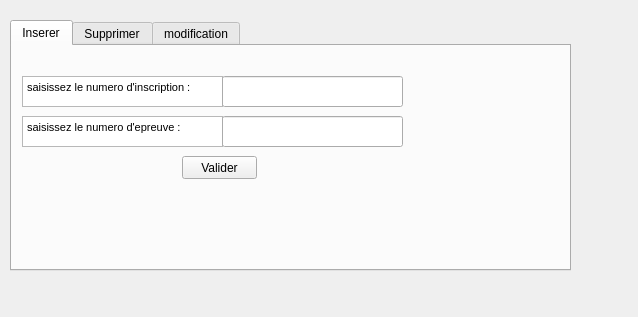
<?xml version="1.0" encoding="UTF-8"?>
<ui version="4.0">
 <class>insertEpreuve</class>
 <widget class="QWidget" name="insertEpreuve">
  <property name="geometry">
   <rect>
    <x>0</x>
    <y>0</y>
    <width>638</width>
    <height>317</height>
   </rect>
  </property>
  <property name="windowTitle">
   <string>insertEpreuve</string>
  </property>
  <widget class="QTabWidget" name="tabWidget">
   <property name="geometry">
    <rect>
     <x>10</x>
     <y>20</y>
     <width>561</width>
     <height>251</height>
    </rect>
   </property>
   <property name="currentIndex">
    <number>0</number>
   </property>
   <widget class="QWidget" name="inserer">
    <attribute name="title">
     <string>Inserer</string>
    </attribute>
    <widget class="QTextEdit" name="textEdit_2">
     <property name="geometry">
      <rect>
       <x>10</x>
       <y>70</y>
       <width>201</width>
       <height>31</height>
      </rect>
     </property>
     <property name="html">
      <string>&lt;!DOCTYPE HTML PUBLIC &quot;-//W3C//DTD HTML 4.0//EN&quot; &quot;http://www.w3.org/TR/REC-html40/strict.dtd&quot;&gt;
&lt;html&gt;&lt;head&gt;&lt;meta name=&quot;qrichtext&quot; content=&quot;1&quot; /&gt;&lt;style type=&quot;text/css&quot;&gt;
p, li { white-space: pre-wrap; }
&lt;/style&gt;&lt;/head&gt;&lt;body style=&quot; font-family:'MS Shell Dlg 2'; font-size:8.25pt; font-weight:400; font-style:normal;&quot;&gt;
&lt;p style=&quot; margin-top:0px; margin-bottom:0px; margin-left:0px; margin-right:0px; -qt-block-indent:0; text-indent:0px;&quot;&gt;saisissez le numero d'epreuve :&lt;/p&gt;&lt;/body&gt;&lt;/html&gt;</string>
     </property>
    </widget>
    <widget class="QTextEdit" name="textEdit">
     <property name="geometry">
      <rect>
       <x>10</x>
       <y>30</y>
       <width>201</width>
       <height>31</height>
      </rect>
     </property>
     <property name="html">
      <string>&lt;!DOCTYPE HTML PUBLIC &quot;-//W3C//DTD HTML 4.0//EN&quot; &quot;http://www.w3.org/TR/REC-html40/strict.dtd&quot;&gt;
&lt;html&gt;&lt;head&gt;&lt;meta name=&quot;qrichtext&quot; content=&quot;1&quot; /&gt;&lt;style type=&quot;text/css&quot;&gt;
p, li { white-space: pre-wrap; }
&lt;/style&gt;&lt;/head&gt;&lt;body style=&quot; font-family:'MS Shell Dlg 2'; font-size:8.25pt; font-weight:400; font-style:normal;&quot;&gt;
&lt;p style=&quot; margin-top:0px; margin-bottom:0px; margin-left:0px; margin-right:0px; -qt-block-indent:0; text-indent:0px;&quot;&gt;saisissez le numero d'inscription :&lt;/p&gt;&lt;/body&gt;&lt;/html&gt;</string>
     </property>
    </widget>
    <widget class="QLineEdit" name="lineEditNum">
     <property name="geometry">
      <rect>
       <x>210</x>
       <y>70</y>
       <width>181</width>
       <height>31</height>
      </rect>
     </property>
    </widget>
    <widget class="QLineEdit" name="lineEditEp">
     <property name="geometry">
      <rect>
       <x>210</x>
       <y>30</y>
       <width>181</width>
       <height>31</height>
      </rect>
     </property>
    </widget>
    <widget class="QLabel" name="label_insertEpreuve">
     <property name="geometry">
      <rect>
       <x>10</x>
       <y>150</y>
       <width>351</width>
       <height>21</height>
      </rect>
     </property>
     <property name="text">
      <string/>
     </property>
    </widget>
    <widget class="QPushButton" name="pushButton_insertEpreuve">
     <property name="geometry">
      <rect>
       <x>170</x>
       <y>110</y>
       <width>75</width>
       <height>23</height>
      </rect>
     </property>
     <property name="text">
      <string>Valider</string>
     </property>
    </widget>
   </widget>
   <widget class="QWidget" name="tabRemove">
    <attribute name="title">
     <string>Supprimer</string>
    </attribute>
    <widget class="QPushButton" name="pushButton_RemoveEpreuve_2">
     <property name="geometry">
      <rect>
       <x>130</x>
       <y>110</y>
       <width>75</width>
       <height>23</height>
      </rect>
     </property>
     <property name="text">
      <string>Valider</string>
     </property>
    </widget>
    <widget class="QTextEdit" name="textEdit_3">
     <property name="geometry">
      <rect>
       <x>10</x>
       <y>50</y>
       <width>201</width>
       <height>31</height>
      </rect>
     </property>
     <property name="html">
      <string>&lt;!DOCTYPE HTML PUBLIC &quot;-//W3C//DTD HTML 4.0//EN&quot; &quot;http://www.w3.org/TR/REC-html40/strict.dtd&quot;&gt;
&lt;html&gt;&lt;head&gt;&lt;meta name=&quot;qrichtext&quot; content=&quot;1&quot; /&gt;&lt;style type=&quot;text/css&quot;&gt;
p, li { white-space: pre-wrap; }
&lt;/style&gt;&lt;/head&gt;&lt;body style=&quot; font-family:'MS Shell Dlg 2'; font-size:8.25pt; font-weight:400; font-style:normal;&quot;&gt;
&lt;p style=&quot; margin-top:0px; margin-bottom:0px; margin-left:0px; margin-right:0px; -qt-block-indent:0; text-indent:0px;&quot;&gt;épreuve a supprimer :&lt;/p&gt;&lt;/body&gt;&lt;/html&gt;</string>
     </property>
    </widget>
    <widget class="QLineEdit" name="lineEditRemoveEp">
     <property name="geometry">
      <rect>
       <x>210</x>
       <y>50</y>
       <width>181</width>
       <height>31</height>
      </rect>
     </property>
    </widget>
    <widget class="QLabel" name="label_removeEp">
     <property name="geometry">
      <rect>
       <x>10</x>
       <y>150</y>
       <width>411</width>
       <height>20</height>
      </rect>
     </property>
     <property name="text">
      <string/>
     </property>
    </widget>
    <widget class="QTextEdit" name="textEdit_4">
     <property name="geometry">
      <rect>
       <x>10</x>
       <y>10</y>
       <width>201</width>
       <height>31</height>
      </rect>
     </property>
     <property name="html">
      <string>&lt;!DOCTYPE HTML PUBLIC &quot;-//W3C//DTD HTML 4.0//EN&quot; &quot;http://www.w3.org/TR/REC-html40/strict.dtd&quot;&gt;
&lt;html&gt;&lt;head&gt;&lt;meta name=&quot;qrichtext&quot; content=&quot;1&quot; /&gt;&lt;style type=&quot;text/css&quot;&gt;
p, li { white-space: pre-wrap; }
&lt;/style&gt;&lt;/head&gt;&lt;body style=&quot; font-family:'MS Shell Dlg 2'; font-size:8.25pt; font-weight:400; font-style:normal;&quot;&gt;
&lt;p style=&quot; margin-top:0px; margin-bottom:0px; margin-left:0px; margin-right:0px; -qt-block-indent:0; text-indent:0px;&quot;&gt;numero d'inscription a supprimer :&lt;/p&gt;&lt;/body&gt;&lt;/html&gt;</string>
     </property>
    </widget>
    <widget class="QLineEdit" name="lineEditRemoveIn">
     <property name="geometry">
      <rect>
       <x>210</x>
       <y>10</y>
       <width>181</width>
       <height>31</height>
      </rect>
     </property>
    </widget>
   </widget>
   <widget class="QWidget" name="tabModif">
    <attribute name="title">
     <string>modification</string>
    </attribute>
    <widget class="QTextEdit" name="textEdit_5">
     <property name="geometry">
      <rect>
       <x>10</x>
       <y>20</y>
       <width>221</width>
       <height>31</height>
      </rect>
     </property>
     <property name="html">
      <string>&lt;!DOCTYPE HTML PUBLIC &quot;-//W3C//DTD HTML 4.0//EN&quot; &quot;http://www.w3.org/TR/REC-html40/strict.dtd&quot;&gt;
&lt;html&gt;&lt;head&gt;&lt;meta name=&quot;qrichtext&quot; content=&quot;1&quot; /&gt;&lt;style type=&quot;text/css&quot;&gt;
p, li { white-space: pre-wrap; }
&lt;/style&gt;&lt;/head&gt;&lt;body style=&quot; font-family:'MS Shell Dlg 2'; font-size:8.25pt; font-weight:400; font-style:normal;&quot;&gt;
&lt;p style=&quot; margin-top:0px; margin-bottom:0px; margin-left:0px; margin-right:0px; -qt-block-indent:0; text-indent:0px;&quot;&gt;saisissez le numero d'inscription :&lt;/p&gt;&lt;/body&gt;&lt;/html&gt;</string>
     </property>
    </widget>
    <widget class="QTextEdit" name="textEdit_6">
     <property name="geometry">
      <rect>
       <x>10</x>
       <y>60</y>
       <width>221</width>
       <height>31</height>
      </rect>
     </property>
     <property name="html">
      <string>&lt;!DOCTYPE HTML PUBLIC &quot;-//W3C//DTD HTML 4.0//EN&quot; &quot;http://www.w3.org/TR/REC-html40/strict.dtd&quot;&gt;
&lt;html&gt;&lt;head&gt;&lt;meta name=&quot;qrichtext&quot; content=&quot;1&quot; /&gt;&lt;style type=&quot;text/css&quot;&gt;
p, li { white-space: pre-wrap; }
&lt;/style&gt;&lt;/head&gt;&lt;body style=&quot; font-family:'MS Shell Dlg 2'; font-size:8.25pt; font-weight:400; font-style:normal;&quot;&gt;
&lt;p style=&quot; margin-top:0px; margin-bottom:0px; margin-left:0px; margin-right:0px; -qt-block-indent:0; text-indent:0px;&quot;&gt;saisissez le numero d'epreuve ancienne:&lt;/p&gt;&lt;/body&gt;&lt;/html&gt;</string>
     </property>
    </widget>
    <widget class="QLineEdit" name="lineEditModifEpAnc">
     <property name="geometry">
      <rect>
       <x>230</x>
       <y>60</y>
       <width>181</width>
       <height>31</height>
      </rect>
     </property>
    </widget>
    <widget class="QLineEdit" name="lineEditModifIn">
     <property name="geometry">
      <rect>
       <x>230</x>
       <y>20</y>
       <width>181</width>
       <height>31</height>
      </rect>
     </property>
    </widget>
    <widget class="QLabel" name="label_insertEpreuve_2">
     <property name="geometry">
      <rect>
       <x>10</x>
       <y>190</y>
       <width>391</width>
       <height>21</height>
      </rect>
     </property>
     <property name="text">
      <string/>
     </property>
    </widget>
    <widget class="QPushButton" name="pushButton_insertEpreuve_2">
     <property name="geometry">
      <rect>
       <x>180</x>
       <y>150</y>
       <width>75</width>
       <height>23</height>
      </rect>
     </property>
     <property name="text">
      <string>Valider</string>
     </property>
    </widget>
    <widget class="QLineEdit" name="lineEditModifEpNou">
     <property name="geometry">
      <rect>
       <x>230</x>
       <y>100</y>
       <width>181</width>
       <height>31</height>
      </rect>
     </property>
    </widget>
    <widget class="QTextEdit" name="textEdit_7">
     <property name="geometry">
      <rect>
       <x>10</x>
       <y>100</y>
       <width>221</width>
       <height>31</height>
      </rect>
     </property>
     <property name="html">
      <string>&lt;!DOCTYPE HTML PUBLIC &quot;-//W3C//DTD HTML 4.0//EN&quot; &quot;http://www.w3.org/TR/REC-html40/strict.dtd&quot;&gt;
&lt;html&gt;&lt;head&gt;&lt;meta name=&quot;qrichtext&quot; content=&quot;1&quot; /&gt;&lt;style type=&quot;text/css&quot;&gt;
p, li { white-space: pre-wrap; }
&lt;/style&gt;&lt;/head&gt;&lt;body style=&quot; font-family:'MS Shell Dlg 2'; font-size:8.25pt; font-weight:400; font-style:normal;&quot;&gt;
&lt;p style=&quot; margin-top:0px; margin-bottom:0px; margin-left:0px; margin-right:0px; -qt-block-indent:0; text-indent:0px;&quot;&gt;saisissez le numero d'epreuve nouveau:&lt;/p&gt;&lt;/body&gt;&lt;/html&gt;</string>
     </property>
    </widget>
   </widget>
  </widget>
 </widget>
 <resources/>
 <connections>
  <connection>
   <sender>pushButton_insertEpreuve</sender>
   <signal>clicked()</signal>
   <receiver>insertEpreuve</receiver>
   <slot>insertInscription()</slot>
   <hints>
    <hint type="sourcelabel">
     <x>224</x>
     <y>165</y>
    </hint>
    <hint type="destinationlabel">
     <x>489</x>
     <y>257</y>
    </hint>
   </hints>
  </connection>
  <connection>
   <sender>pushButton_RemoveEpreuve_2</sender>
   <signal>clicked()</signal>
   <receiver>insertEpreuve</receiver>
   <slot>removeInscription()</slot>
   <hints>
    <hint type="sourcelabel">
     <x>200</x>
     <y>169</y>
    </hint>
    <hint type="destinationlabel">
     <x>342</x>
     <y>265</y>
    </hint>
   </hints>
  </connection>
  <connection>
   <sender>pushButton_insertEpreuve_2</sender>
   <signal>clicked()</signal>
   <receiver>insertEpreuve</receiver>
   <slot>ModifInscription()</slot>
   <hints>
    <hint type="sourcelabel">
     <x>237</x>
     <y>207</y>
    </hint>
    <hint type="destinationlabel">
     <x>307</x>
     <y>289</y>
    </hint>
   </hints>
  </connection>
 </connections>
 <slots>
  <slot>refreshResult()</slot>
  <slot>insertInscription()</slot>
  <slot>removeInscription()</slot>
  <slot>ModifInscription()</slot>
 </slots>
</ui>
